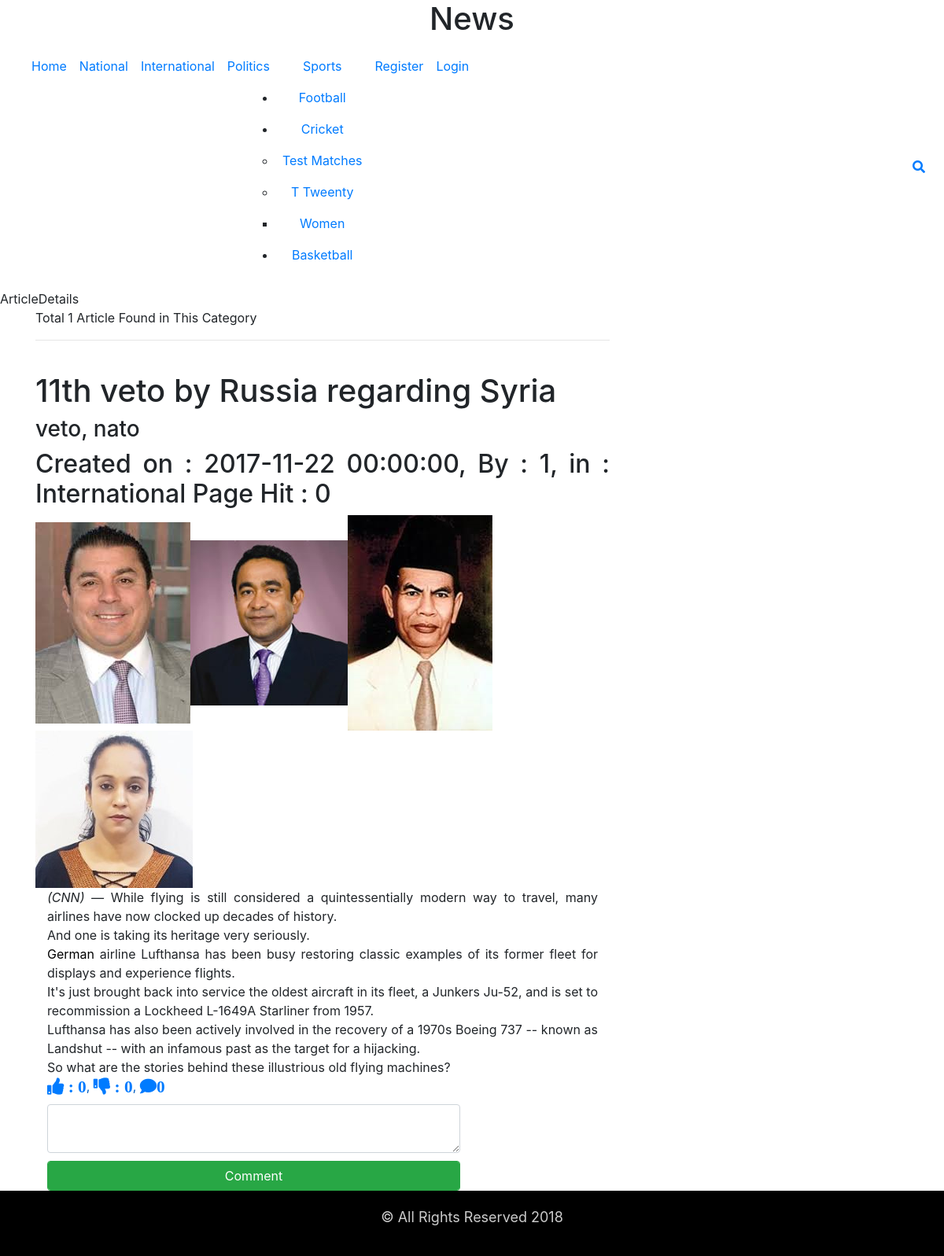
The app's page /?c=articleDetails&article=1 with its own data.
### tables this page shows
CREATE TABLE `category` (
  `id` int(11) NOT NULL,
  `name` varchar(200) NOT NULL,
  `description` varchar(2000) NOT NULL,
  `categoryId` int(11) NOT NULL
);

CREATE TABLE `pages` (
  `id` int(11) NOT NULL,
  `title` varchar(1000) NOT NULL,
  `tags` varchar(200) DEFAULT NULL,
  `createDate` datetime DEFAULT NULL,
  `userId` int(11) DEFAULT NULL,
  `hitCount` int(11) DEFAULT NULL,
  `categoryId` int(11) NOT NULL
);

CREATE TABLE `pageimage` (
  `id` int(11) NOT NULL,
  `pageId` int(11) NOT NULL,
  `title` varchar(200) NOT NULL,
  `dateTime` datetime NOT NULL DEFAULT CURRENT_TIMESTAMP,
  `image` varchar(200) NOT NULL
);

### component/menu.php (the view, shortened to what this page needs)
<nav class="navbar navbar-expand-xl">
    <div class="collapse navbar-collapse " id="myMenu">
        <div class="navbar-nav mr-auto text-center menu-left" >
			<li class="nav-item"><a class="nav-link" href="?p=home">Home</a></li>
			<?php
			$cn = mysqli_connect("localhost", "root", "", "dbus_002");
			$sql = "select id, name from category where categoryId = 0";
			$table = mysqli_query($cn, $sql);
			while($row = mysqli_fetch_assoc($table))
			{
				print '<li class="nav-item"><a class="nav-link" href="?c=article&ctg='.$row["id"].'">'.$row["name"].'</a>';
				findChild($row["id"]);
				print '</li>';
			}
			function findChild($pid)
			{
				global $cn;
				$sql = "select id, name from category where categoryId = ".$pid;
				$table = mysqli_query($cn, $sql);
				if(mysqli_num_rows($table) > 0)
				{
				print '<ul>';
				while($row = mysqli_fetch_assoc($table))
				{
					print '<li class="nav-item"><a class="nav-link" href="?c=article&ctg='.$row["id"].'">'.$row["name"].'</a>';
					findChild($row["id"]);
					print '</li>';
				}
				print '</ul>';
				}
			}
	if(isset($_SESSION['type']))
	{
		print '<li class="nav-item"><a class="nav-link" href="?p=users">Users</a></li>
			<li class="nav-item"><a class="nav-link" href="?p=category">Category</a></li>
			<li class="nav-item"><a class="nav-link" href="?p=pages">Pages</a></li>
			<li class="nav-item"><a class="nav-link" href="?p=image">Image</a></li>
			<li class="nav-item"><a class="nav-link" href="?p=file">File</a></li>
			<li class="nav-item"><a class="nav-link" href="?p=myaccount">'.$_SESSION['name'].'</a></li>
			<li class="nav-item"><a class="nav-link" href="?c=logout">Logout</a></li>';
	}
	else{
		print '
			<li class="nav-item"><a class="nav-link" href="?c=register">Register</a></li>
			<li class="nav-item"><a class="nav-link" href="?c=login">Login</a></li>';
	}
			?>
        </div>
    </div>
    <ul class="navbar-nav text-center menu-right">
        <li class="nav-item">
            <a class="nav-link" data-target="#myModal" data-toggle="modal"  href="#">
                <i class="fa fa-search" ></i></a>
        </li>
    </ul>
</nav>

### index.php (shortened to what this page needs)
<!doctype html>
<html>
<head>
<link rel="stylesheet" href="css/bootstrap.min.css"/>
 <link href="https://use.fontawesome.com/releases/v5.0.6/css/all.css" rel="stylesheet">
<link rel="stylesheet" href="css/style.css"/>
</head>
<body>
<div class="container-fluid">
    <div class="container">
        <div class="row">
            <div class=" col-md-12 col-sm-4 text-center">
                <div class="header-image">
                    <h1>News</h1>
                </div>
            </div>
        </div>
    </div>
</div>
<div class="main">
	<div class="menu ">
		<?php include('component/menu.php'); ?>
	</div>
	<div class="content ">
		<?php
		include('component/controller.php');
		?>
	</div>
</div>
<div class="container-fluid bg-black ">
    <div class="container">
        <div class="row">
            <div class="col-xl-12 text-center">
                <footer>
                    <p>&copy; All Rights Reserved 2018</p>
                </footer>
            </div>
        </div>
    </div>
</div>
</body>
</html>

### component/controller.php
<?php
if(isset($_GET['p']))
{
	if(file_exists("pages/".$_GET['p'].".php"))
	{
		print '<span class="title">'.ucwords(str_replace("_", " ", $_GET['p'])).'</span>';
		if(isset($_SESSION['type']))
		{
			include("pages/".$_GET['p'].".php");
		}
		else{
			print '<span class="error">You have to login with admin account to view this content</span><br>';
			include('client/login.php');
		}
	}
	else
	{
		include("warning.php");
	}
}
else if(isset($_GET['c']))
{
	if($_GET['c'] == "login")
	{
		print '<span class="title">Login</span>';
		if(isset($_POST['btnLogin']))
		{
			if(isset($_SESSION['active']))
			{
				print "<span class=\"error\">You have to active your account, Please check your mail</span>";
				include('client/resend.php');
			}
			elseif(isset($_SESSION['type']))
			{
				print '<span class="success">Loged in was successfull</span>';
			}
			else{
				print '<span class="error">Invalid Login, try again<br></span>';
				include('client/login.php');
			}
		}
		else{
			include('client/login.php');
		}
	}
	else if(file_exists("client/".$_GET['c'].".php"))
	{
		print '<span class="title">'.ucwords(str_replace("_", " ", $_GET['c'])).'</span>';
		include("client/".$_GET['c'].".php");
	}
	else
	{
		include("warning.php");
	}
}
else
{
	include("pages/home.php");
}
?>

### client/articleDetails.php (shortened to what this page needs)
<div class="container-fluid">
    <div class="container">
        <div class="row text-justify">
            <div class="col-lg-8">
<?php
$cn = mysqli_connect("localhost", "root", "", "dbus_002");
$sql = "select p.id, p.title, p.tags, p.createDate, p.userId, p.hitCount, c.name as category
from pages p
		left join category as c on p.categoryId = c.id where p.id = ".$_GET['article'];
$table = mysqli_query($cn, $sql);
print '<div class="summery"> Total '.mysqli_num_rows($table).' Article Found in This Category</div><hr><br>';
while($row = mysqli_fetch_assoc($table))
{
	print '<div class="article">';
	print '<h1>'.$row["title"].'</h1>';
	print '<h3>'.$row["tags"].'</h3>';
	print '<h2> Created on : '.$row["createDate"].', By : ';
	print $row["userId"].', in : '.$row["category"].' Page Hit : '.$row["hitCount"].'</h2>';
	print '<div class="images">';
	findImages($row['id']);
	print '</div>';
	$fileName = "articles/".str_replace(" ", "_", trim($row['title'])).".html";
	$file = fopen($fileName, "r");
	$content = fread($file, filesize($fileName));
	print '<div class="container">'.$content.'</div>';
	print '<div class="container" style="color: #005cbf">
            <a href="#"><i class="fas fa-thumbs-up fa-lg"> : 0</i></a>,
            <a href="#"><i class="fas fa-thumbs-down fa-lg"> : 0</i></a>,
            <a href="#"><i class="fas fa-comment fa-lg">0</i></a></div>';
	print '</div>';
}
?>
            </div>
        </div>
    </div>
</div>
<form method="post" action="">
	<div class="container">
        <div class="col-md-6">
            <textarea name="comment" class="form-control" style="margin-top: 2%"></textarea>
            <input type="submit" class="btn btn-success form-control" style="margin-top: 2%" name="submit" value="Comment"/>
        </div>
    </div>
</form>
<?php
function findImages($pid)
{
	global $cn;
	$sql = "select id, title, image from pageImage where pageId = ".$pid;
	$table = mysqli_query($cn, $sql);
	while($row = mysqli_fetch_assoc($table))
	{
		print '<img src="uploads/images/'.$row["id"].'_'.$row["image"].'" title="'.$row['title'].'"/>';
	}
}
?>

### css/style.css (style rules this page uses)
* { margin: 0; padding: 0; }
.bg-black { background: #000000; padding: 20px 0; }
footer p { font-size: 18px; color: #CCCCCC; }

### records on screen
category: name "National"
category: name "International"
category: name "Politics"
category: name "Sports"
category: name "Football"
category: name "Cricket"
category: name "Test Matches"
category: name "T Tweenty"
category: name "Women"
category: name "Basketball"
pages: title "11th veto by Russia regarding Syria", tags "veto, nato", createDate "2017-11-22 00:00:00", userId "1", categoryId.name "International", hitCount "0", title "(CNN) — While flying is still considered a quintessentially modern way to travel, many airlines have now clocked up decades of history. And one is taking its heritage very seriously. German airline Lufthansa has been busy restoring classic examples of its former fleet for displays and experience flights. It's just brought back into service the oldest aircraft in its fleet, a Junkers Ju-52, and is set to recommission a Lockheed L-1649A Starliner from 1957. Lufthansa has also been actively involved in the recovery of a 1970s Boeing 737 -- known as Landshut -- with an infamous past as the target for a hijacking. So what are the stories behind these illustrious old flying machines?"
pageimage: image (picture)
pageimage: image (picture)
pageimage: image (picture)
pageimage: image (picture)

### other values on screen
str_replace("_", " ", $_GET['c']) "ArticleDetails"
mysqli_num_rows($table) "1"
